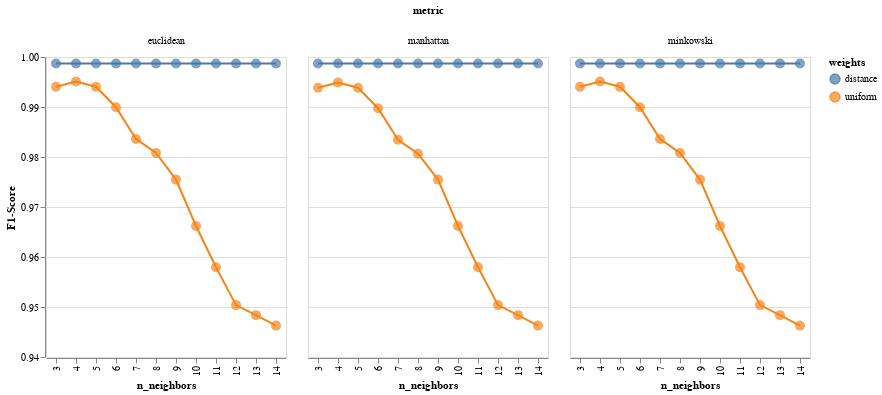

Source (notebook cell):
### Code cell
import altair as alt
import pandas as pd

# Get the results from GridSearchCV
results = pd.DataFrame(grid_search.cv_results_)

# Create a base Altair chart with line and scatter plots
base = alt.Chart(results).encode(
    x=alt.X('param_n_neighbors:O', title="n_neighbors"),  # Treat `param_n_neighbors` as ordinal for line chart
    y=alt.Y('mean_test_score:Q', title="F1-Score", scale=alt.Scale(domain=[0.94, 1])),    # Quantitative for the test score
)

# Line plot for the mean_test_score vs param_n_neighbors, colored by param_weights
line_plot = base.mark_line().encode(
    color=alt.Color('param_weights:N', title="weights"),  # Different colors for each weight type
    detail='param_weights:N'  # Ensure line segmentation by param_weights
)

# Scatter plot for the mean_test_score vs param_n_neighbors, colored by param_weights
scatter_plot = base.mark_point(filled=True, size=100).encode(
    color='param_weights:N',  # Different colors for each weight type
)

# Combine the line and scatter plots, and facet by `param_metric`
final_chart = (line_plot + scatter_plot).facet(
    column=alt.Column('param_metric:N', title="metric"),  # Separate the plots by `param_metric`
).resolve_scale(
    y='shared'  # Share the y-axis scale across facets
)

# Display the chart
final_chart

### Figure 1 — Vega-Lite specification as saved in the notebook (floating-point values rounded to 4 significant figures)
{"config": {"view": {"continuousWidth": 300, "continuousHeight": 300}}, "data": {"name": "data-143a2f8fc951ff0ee57a061b80d3c63a"}, "facet": {"column": {"field": "param_metric", "title": "metric", "type": "nominal"}}, "spec": {"layer": [{"mark": {"type": "line"}, "encoding": {"color": {"field": "param_weights", "title": "weights", "type": "nominal"}, "detail": {"field": "param_weights", "type": "nominal"}, "x": {"field": "param_n_neighbors", "title": "n_neighbors", "type": "ordinal"}, "y": {"field": "mean_test_score", "scale": {"domain": [0.94, 1]}, "title": "F1-Score", "type": "quantitative"}}}, {"mark": {"type": "point", "filled": true, "size": 100}, "encoding": {"color": {"field": "param_weights", "type": "nominal"}, "x": {"field": "param_n_neighbors", "title": "n_neighbors", "type": "ordinal"}, "y": {"field": "mean_test_score", "scale": {"domain": [0.94, 1]}, "title": "F1-Score", "type": "quantitative"}}}]}, "resolve": {"scale": {"y": "shared"}}, "$schema": "https://vega.github.io/schema/vega-lite/v5.20.1.json", "datasets": {"data-143a2f8fc951ff0ee57a061b80d3c63a": [{"mean_fit_time": 0.002703, "std_fit_time": 0.0005082, "mean_score_time": 0.01649, "std_score_time": 0.0005302, "param_metric": "euclidean", "param_n_neighbors": 3, "param_weights": "uniform", "params": {"metric": "euclidean", "n_neighbors": 3, "weights": "uniform"}, "split0_test_score": 0.9947, "split1_test_score": 1.0, "split2_test_score": 0.9818, "split3_test_score": 0.9936, "split4_test_score": 1.0, "mean_test_score": 0.994, "std_test_score": 0.006646, "rank_test_score": 42}, {"mean_fit_time": 0.003221, "std_fit_time": 0.0001856, "mean_score_time": 0.005632, "std_score_time": 0.0004987, "param_metric": "euclidean", "param_n_neighbors": 3, "param_weights": "distance", "params": {"metric": "euclidean", "n_neighbors": 3, "weights": "distance"}, "split0_test_score": 1.0, "split1_test_score": 1.0, "split2_test_score": 0.9936, "split3_test_score": 1.0, "split4_test_score": 1.0, "mean_test_score": 0.9987, "std_test_score": 0.002566, "rank_test_score": 1}, {"mean_fit_time": 0.003137, "std_fit_time": 0.0004933, "mean_score_time": 0.01694, "std_score_time": 0.0007984, "param_metric": "euclidean", "param_n_neighbors": 4, "param_weights": "uniform", "params": {"metric": "euclidean", "n_neighbors": 4, "weights": "uniform"}, "split0_test_score": 0.9947, "split1_test_score": 1.0, "split2_test_score": 0.9871, "split3_test_score": 0.9936, "split4_test_score": 1.0, "mean_test_score": 0.9951, "std_test_score": 0.004779, "rank_test_score": 37}, {"mean_fit_time": 0.003531, "std_fit_time": 0.0004767, "mean_score_time": 0.005788, "std_score_time": 0.0003083, "param_metric": "euclidean", "param_n_neighbors": 4, "param_weights": "distance", "params": {"metric": "euclidean", "n_neighbors": 4, "weights": "distance"}, "split0_test_score": 1.0, "split1_test_score": 1.0, "split2_test_score": 0.9936, "split3_test_score": 1.0, "split4_test_score": 1.0, "mean_test_score": 0.9987, "std_test_score": 0.002566, "rank_test_score": 1}, {"mean_fit_time": 0.003432, "std_fit_time": 0.0004855, "mean_score_time": 0.01482, "std_score_time": 0.0007438, "param_metric": "euclidean", "param_n_neighbors": 5, "param_weights": "uniform", "params": {"metric": "euclidean", "n_neighbors": 5, "weights": "uniform"}, "split0_test_score": 0.9895, "split1_test_score": 1.0, "split2_test_score": 0.9871, "split3_test_score": 0.9936, "split4_test_score": 1.0, "mean_test_score": 0.994, "std_test_score": 0.005286, "rank_test_score": 40}, {"mean_fit_time": 0.002902, "std_fit_time": 0.0008052, "mean_score_time": 0.004582, "std_score_time": 0.0002835, "param_metric": "euclidean", "param_n_neighbors": 5, "param_weights": "distance", "params": {"metric": "euclidean", "n_neighbors": 5, "weights": "distance"}, "split0_test_score": 1.0, "split1_test_score": 1.0, "split2_test_score": 0.9936, "split3_test_score": 1.0, "split4_test_score": 1.0, "mean_test_score": 0.9987, "std_test_score": 0.002566, "rank_test_score": 1}, {"mean_fit_time": 0.003312, "std_fit_time": 0.0005559, "mean_score_time": 0.01742, "std_score_time": 0.0009215, "param_metric": "euclidean", "param_n_neighbors": 6, "param_weights": "uniform", "params": {"metric": "euclidean", "n_neighbors": 6, "weights": "uniform"}, "split0_test_score": 0.969, "split1_test_score": 1.0, "split2_test_score": 0.9871, "split3_test_score": 0.9936, "split4_test_score": 1.0, "mean_test_score": 0.99, "std_test_score": 0.01149, "rank_test_score": 46}, {"mean_fit_time": 0.003127, "std_fit_time": 0.0001999, "mean_score_time": 0.009546, "std_score_time": 0.005282, "param_metric": "euclidean", "param_n_neighbors": 6, "param_weights": "distance", "params": {"metric": "euclidean", "n_neighbors": 6, "weights": "distance"}, "split0_test_score": 1.0, "split1_test_score": 1.0, "split2_test_score": 0.9936, "split3_test_score": 1.0, "split4_test_score": 1.0, "mean_test_score": 0.9987, "std_test_score": 0.002566, "rank_test_score": 1}, {"mean_fit_time": 0.002999, "std_fit_time": 0.0006326, "mean_score_time": 0.01777, "std_score_time": 0.001256, "param_metric": "euclidean", "param_n_neighbors": 7, "param_weights": "uniform", "params": {"metric": "euclidean", "n_neighbors": 7, "weights": "uniform"}, "split0_test_score": 0.969, "split1_test_score": 1.0, "split2_test_score": 0.9818, "split3_test_score": 0.9778, "split4_test_score": 0.9894, "mean_test_score": 0.9836, "std_test_score": 0.0105, "rank_test_score": 49}, {"mean_fit_time": 0.003599, "std_fit_time": 0.0004894, "mean_score_time": 0.006243, "std_score_time": 0.0002312, "param_metric": "euclidean", "param_n_neighbors": 7, "param_weights": "distance", "params": {"metric": "euclidean", "n_neighbors": 7, "weights": "distance"}, "split0_test_score": 1.0, "split1_test_score": 1.0, "split2_test_score": 0.9936, "split3_test_score": 1.0, "split4_test_score": 1.0, "mean_test_score": 0.9987, "std_test_score": 0.002566, "rank_test_score": 1}, {"mean_fit_time": 0.003518, "std_fit_time": 6.554e-06, "mean_score_time": 0.01697, "std_score_time": 0.0008096, "param_metric": "euclidean", "param_n_neighbors": 8, "param_weights": "uniform", "params": {"metric": "euclidean", "n_neighbors": 8, "weights": "uniform"}, "split0_test_score": 0.969, "split1_test_score": 1.0, "split2_test_score": 0.9677, "split3_test_score": 0.9778, "split4_test_score": 0.9894, "mean_test_score": 0.9808, "std_test_score": 0.01234, "rank_test_score": 52}, {"mean_fit_time": 0.003299, "std_fit_time": 0.0004031, "mean_score_time": 0.006334, "std_score_time": 0.000791, "param_metric": "euclidean", "param_n_neighbors": 8, "param_weights": "distance", "params": {"metric": "euclidean", "n_neighbors": 8, "weights": "distance"}, "split0_test_score": 1.0, "split1_test_score": 1.0, "split2_test_score": 0.9936, "split3_test_score": 1.0, "split4_test_score": 1.0, "mean_test_score": 0.9987, "std_test_score": 0.002566, "rank_test_score": 1}, {"mean_fit_time": 0.003727, "std_fit_time": 0.0006179, "mean_score_time": 0.01763, "std_score_time": 0.001836, "param_metric": "euclidean", "param_n_neighbors": 9, "param_weights": "uniform", "params": {"metric": "euclidean", "n_neighbors": 9, "weights": "uniform"}, "split0_test_score": 0.964, "split1_test_score": 1.0, "split2_test_score": 0.9571, "split3_test_score": 0.9774, "split4_test_score": 0.9789, "mean_test_score": 0.9755, "std_test_score": 0.01474, "rank_test_score": 55}, {"mean_fit_time": 0.003726, "std_fit_time": 0.0005151, "mean_score_time": 0.006808, "std_score_time": 0.0008062, "param_metric": "euclidean", "param_n_neighbors": 9, "param_weights": "distance", "params": {"metric": "euclidean", "n_neighbors": 9, "weights": "distance"}, "split0_test_score": 1.0, "split1_test_score": 1.0, "split2_test_score": 0.9936, "split3_test_score": 1.0, "split4_test_score": 1.0, "mean_test_score": 0.9987, "std_test_score": 0.002566, "rank_test_score": 1}, {"mean_fit_time": 0.004011, "std_fit_time": 0.001316, "mean_score_time": 0.02068, "std_score_time": 0.002744, "param_metric": "euclidean", "param_n_neighbors": 10, "param_weights": "uniform", "params": {"metric": "euclidean", "n_neighbors": 10, "weights": "uniform"}, "split0_test_score": 0.964, "split1_test_score": 0.987, "split2_test_score": 0.9435, "split3_test_score": 0.9644, "split4_test_score": 0.9722, "mean_test_score": 0.9662, "std_test_score": 0.01411, "rank_test_score": 58}, {"mean_fit_time": 0.003714, "std_fit_time": 0.0002345, "mean_score_time": 0.008461, "std_score_time": 0.001733, "param_metric": "euclidean", "param_n_neighbors": 10, "param_weights": "distance", "params": {"metric": "euclidean", "n_neighbors": 10, "weights": "distance"}, "split0_test_score": 1.0, "split1_test_score": 1.0, "split2_test_score": 0.9936, "split3_test_score": 1.0, "split4_test_score": 1.0, "mean_test_score": 0.9987, "std_test_score": 0.002566, "rank_test_score": 1}, {"mean_fit_time": 0.003748, "std_fit_time": 0.0002158, "mean_score_time": 0.01893, "std_score_time": 0.001428, "param_metric": "euclidean", "param_n_neighbors": 11, "param_weights": "uniform", "params": {"metric": "euclidean", "n_neighbors": 11, "weights": "uniform"}, "split0_test_score": 0.9589, "split1_test_score": 0.9714, "split2_test_score": 0.9332, "split3_test_score": 0.9644, "split4_test_score": 0.9618, "mean_test_score": 0.9579, "std_test_score": 0.01303, "rank_test_score": 61}, {"mean_fit_time": 0.00379, "std_fit_time": 0.0007885, "mean_score_time": 0.008141, "std_score_time": 0.00161, "param_metric": "euclidean", "param_n_neighbors": 11, "param_weights": "distance", "params": {"metric": "euclidean", "n_neighbors": 11, "weights": "distance"}, "split0_test_score": 1.0, "split1_test_score": 1.0, "split2_test_score": 0.9936, "split3_test_score": 1.0, "split4_test_score": 1.0, "mean_test_score": 0.9987, "std_test_score": 0.002566, "rank_test_score": 1}, {"mean_fit_time": 0.003389, "std_fit_time": 0.0003364, "mean_score_time": 0.01744, "std_score_time": 0.0003745, "param_metric": "euclidean", "param_n_neighbors": 12, "param_weights": "uniform", "params": {"metric": "euclidean", "n_neighbors": 12, "weights": "uniform"}, "split0_test_score": 0.9484, "split1_test_score": 0.9611, "split2_test_score": 0.9332, "split3_test_score": 0.9539, "split4_test_score": 0.9553, "mean_test_score": 0.9504, "std_test_score": 0.009476, "rank_test_score": 64}, {"mean_fit_time": 0.003902, "std_fit_time": 0.0009216, "mean_score_time": 0.007618, "std_score_time": 0.002013, "param_metric": "euclidean", "param_n_neighbors": 12, "param_weights": "distance", "params": {"metric": "euclidean", "n_neighbors": 12, "weights": "distance"}, "split0_test_score": 1.0, "split1_test_score": 1.0, "split2_test_score": 0.9936, "split3_test_score": 1.0, "split4_test_score": 1.0, "mean_test_score": 0.9987, "std_test_score": 0.002566, "rank_test_score": 1}, {"mean_fit_time": 0.004, "std_fit_time": 0.001097, "mean_score_time": 0.01864, "std_score_time": 0.001456, "param_metric": "euclidean", "param_n_neighbors": 13, "param_weights": "uniform", "params": {"metric": "euclidean", "n_neighbors": 13, "weights": "uniform"}, "split0_test_score": 0.9433, "split1_test_score": 0.9456, "split2_test_score": 0.9332, "split3_test_score": 0.9644, "split4_test_score": 0.9553, "mean_test_score": 0.9484, "std_test_score": 0.01064, "rank_test_score": 67}, {"mean_fit_time": 0.003475, "std_fit_time": 0.0007705, "mean_score_time": 0.006846, "std_score_time": 0.0005239, "param_metric": "euclidean", "param_n_neighbors": 13, "param_weights": "distance", "params": {"metric": "euclidean", "n_neighbors": 13, "weights": "distance"}, "split0_test_score": 1.0, "split1_test_score": 1.0, "split2_test_score": 0.9936, "split3_test_score": 1.0, "split4_test_score": 1.0, "mean_test_score": 0.9987, "std_test_score": 0.002566, "rank_test_score": 1}, {"mean_fit_time": 0.003595, "std_fit_time": 0.0003425, "mean_score_time": 0.01826, "std_score_time": 0.0006936, "param_metric": "euclidean", "param_n_neighbors": 14, "param_weights": "uniform", "params": {"metric": "euclidean", "n_neighbors": 14, "weights": "uniform"}, "split0_test_score": 0.9433, "split1_test_score": 0.9456, "split2_test_score": 0.9281, "split3_test_score": 0.9644, "split4_test_score": 0.95, "mean_test_score": 0.9463, "std_test_score": 0.01168, "rank_test_score": 70}, {"mean_fit_time": 0.003687, "std_fit_time": 0.001416, "mean_score_time": 0.007009, "std_score_time": 0.0006388, "param_metric": "euclidean", "param_n_neighbors": 14, "param_weights": "distance", "params": {"metric": "euclidean", "n_neighbors": 14, "weights": "distance"}, "split0_test_score": 1.0, "split1_test_score": 1.0, "split2_test_score": 0.9936, "split3_test_score": 1.0, "split4_test_score": 1.0, "mean_test_score": 0.9987, "std_test_score": 0.002566, "rank_test_score": 1}, {"mean_fit_time": 0.004527, "std_fit_time": 0.001297, "mean_score_time": 0.01991, "std_score_time": 0.003659, "param_metric": "manhattan", "param_n_neighbors": 3, "param_weights": "uniform", "params": {"metric": "manhattan", "n_neighbors": 3, "weights": "uniform"}, "split0_test_score": 0.9947, "split1_test_score": 1.0, "split2_test_score": 0.9814, "split3_test_score": 0.9931, "split4_test_score": 1.0, "mean_test_score": 0.9938, "std_test_score": 0.006816, "rank_test_score": 45}, {"mean_fit_time": 0.004439, "std_fit_time": 0.001172, "mean_score_time": 0.007479, "std_score_time": 0.001178, "param_metric": "manhattan", "param_n_neighbors": 3, "param_weights": "distance", "params": {"metric": "manhattan", "n_neighbors": 3, "weights": "distance"}, "split0_test_score": 1.0, "split1_test_score": 1.0, "split2_test_score": 0.9936, "split3_test_score": 1.0, "split4_test_score": 1.0, "mean_test_score": 0.9987, "std_test_score": 0.002566, "rank_test_score": 1}, {"mean_fit_time": 0.004891, "std_fit_time": 0.001436, "mean_score_time": 0.02168, "std_score_time": 0.001795, "param_metric": "manhattan", "param_n_neighbors": 4, "param_weights": "uniform", "params": {"metric": "manhattan", "n_neighbors": 4, "weights": "uniform"}, "split0_test_score": 0.9947, "split1_test_score": 1.0, "split2_test_score": 0.9866, "split3_test_score": 0.9931, "split4_test_score": 1.0, "mean_test_score": 0.9949, "std_test_score": 0.004977, "rank_test_score": 39}, {"mean_fit_time": 0.004094, "std_fit_time": 0.0004073, "mean_score_time": 0.008426, "std_score_time": 0.005009, "param_metric": "manhattan", "param_n_neighbors": 4, "param_weights": "distance", "params": {"metric": "manhattan", "n_neighbors": 4, "weights": "distance"}, "split0_test_score": 1.0, "split1_test_score": 1.0, "split2_test_score": 0.9936, "split3_test_score": 1.0, "split4_test_score": 1.0, "mean_test_score": 0.9987, "std_test_score": 0.002566, "rank_test_score": 1}, {"mean_fit_time": 0.004003, "std_fit_time": 0.001549, "mean_score_time": 0.02013, "std_score_time": 0.001283, "param_metric": "manhattan", "param_n_neighbors": 5, "param_weights": "uniform", "params": {"metric": "manhattan", "n_neighbors": 5, "weights": "uniform"}, "split0_test_score": 0.9895, "split1_test_score": 1.0, "split2_test_score": 0.9866, "split3_test_score": 0.9931, "split4_test_score": 1.0, "mean_test_score": 0.9938, "std_test_score": 0.005426, "rank_test_score": 44}, {"mean_fit_time": 0.003409, "std_fit_time": 0.0005915, "mean_score_time": 0.006303, "std_score_time": 0.0005927, "param_metric": "manhattan", "param_n_neighbors": 5, "param_weights": "distance", "params": {"metric": "manhattan", "n_neighbors": 5, "weights": "distance"}, "split0_test_score": 1.0, "split1_test_score": 1.0, "split2_test_score": 0.9936, "split3_test_score": 1.0, "split4_test_score": 1.0, "mean_test_score": 0.9987, "std_test_score": 0.002566, "rank_test_score": 1}, {"mean_fit_time": 0.004407, "std_fit_time": 0.0005843, "mean_score_time": 0.01932, "std_score_time": 0.003109, "param_metric": "manhattan", "param_n_neighbors": 6, "param_weights": "uniform", "params": {"metric": "manhattan", "n_neighbors": 6, "weights": "uniform"}, "split0_test_score": 0.969, "split1_test_score": 1.0, "split2_test_score": 0.9866, "split3_test_score": 0.9931, "split4_test_score": 1.0, "mean_test_score": 0.9898, "std_test_score": 0.01149, "rank_test_score": 48}, {"mean_fit_time": 0.0036, "std_fit_time": 0.0004906, "mean_score_time": 0.00633, "std_score_time": 0.000664, "param_metric": "manhattan", "param_n_neighbors": 6, "param_weights": "distance", "params": {"metric": "manhattan", "n_neighbors": 6, "weights": "distance"}, "split0_test_score": 1.0, "split1_test_score": 1.0, "split2_test_score": 0.9936, "split3_test_score": 1.0, "split4_test_score": 1.0, "mean_test_score": 0.9987, "std_test_score": 0.002566, "rank_test_score": 1}, {"mean_fit_time": 0.003822, "std_fit_time": 0.000495, "mean_score_time": 0.0176, "std_score_time": 0.001177, "param_metric": "manhattan", "param_n_neighbors": 7, "param_weights": "uniform", "params": {"metric": "manhattan", "n_neighbors": 7, "weights": "uniform"}, "split0_test_score": 0.969, "split1_test_score": 1.0, "split2_test_score": 0.9814, "split3_test_score": 0.9774, "split4_test_score": 0.9894, "mean_test_score": 0.9834, "std_test_score": 0.01056, "rank_test_score": 51}, {"mean_fit_time": 0.006309, "std_fit_time": 0.00428, "mean_score_time": 0.00982, "std_score_time": 0.00402, "param_metric": "manhattan", "param_n_neighbors": 7, "param_weights": "distance", "params": {"metric": "manhattan", "n_neighbors": 7, "weights": "distance"}, "split0_test_score": 1.0, "split1_test_score": 1.0, "split2_test_score": 0.9936, "split3_test_score": 1.0, "split4_test_score": 1.0, "mean_test_score": 0.9987, "std_test_score": 0.002566, "rank_test_score": 1}, {"mean_fit_time": 0.004924, "std_fit_time": 0.001798, "mean_score_time": 0.01886, "std_score_time": 0.00145, "param_metric": "manhattan", "param_n_neighbors": 8, "param_weights": "uniform", "params": {"metric": "manhattan", "n_neighbors": 8, "weights": "uniform"}, "split0_test_score": 0.969, "split1_test_score": 1.0, "split2_test_score": 0.9674, "split3_test_score": 0.9774, "split4_test_score": 0.9894, "mean_test_score": 0.9806, "std_test_score": 0.01243, "rank_test_score": 54}, {"mean_fit_time": 0.0036, "std_fit_time": 0.0004899, "mean_score_time": 0.006215, "std_score_time": 0.001084, "param_metric": "manhattan", "param_n_neighbors": 8, "param_weights": "distance", "params": {"metric": "manhattan", "n_neighbors": 8, "weights": "distance"}, "split0_test_score": 1.0, "split1_test_score": 1.0, "split2_test_score": 0.9936, "split3_test_score": 1.0, "split4_test_score": 1.0, "mean_test_score": 0.9987, "std_test_score": 0.002566, "rank_test_score": 1}, {"mean_fit_time": 0.00369, "std_fit_time": 0.0003861, "mean_score_time": 0.02004, "std_score_time": 0.001898, "param_metric": "manhattan", "param_n_neighbors": 9, "param_weights": "uniform", "params": {"metric": "manhattan", "n_neighbors": 9, "weights": "uniform"}, "split0_test_score": 0.964, "split1_test_score": 1.0, "split2_test_score": 0.9571, "split3_test_score": 0.9774, "split4_test_score": 0.9789, "mean_test_score": 0.9755, "std_test_score": 0.01474, "rank_test_score": 55}, {"mean_fit_time": 0.00335, "std_fit_time": 0.0004188, "mean_score_time": 0.006772, "std_score_time": 0.0007825, "param_metric": "manhattan", "param_n_neighbors": 9, "param_weights": "distance", "params": {"metric": "manhattan", "n_neighbors": 9, "weights": "distance"}, "split0_test_score": 1.0, "split1_test_score": 1.0, "split2_test_score": 0.9936, "split3_test_score": 1.0, "split4_test_score": 1.0, "mean_test_score": 0.9987, "std_test_score": 0.002566, "rank_test_score": 1}, {"mean_fit_time": 0.003814, "std_fit_time": 0.0005147, "mean_score_time": 0.02276, "std_score_time": 0.005314, "param_metric": "manhattan", "param_n_neighbors": 10, "param_weights": "uniform", "params": {"metric": "manhattan", "n_neighbors": 10, "weights": "uniform"}, "split0_test_score": 0.964, "split1_test_score": 0.987, "split2_test_score": 0.9435, "split3_test_score": 0.9644, "split4_test_score": 0.9722, "mean_test_score": 0.9662, "std_test_score": 0.01411, "rank_test_score": 58}, {"mean_fit_time": 0.004055, "std_fit_time": 0.000665, "mean_score_time": 0.007713, "std_score_time": 0.001871, "param_metric": "manhattan", "param_n_neighbors": 10, "param_weights": "distance", "params": {"metric": "manhattan", "n_neighbors": 10, "weights": "distance"}, "split0_test_score": 1.0, "split1_test_score": 1.0, "split2_test_score": 0.9936, "split3_test_score": 1.0, "split4_test_score": 1.0, "mean_test_score": 0.9987, "std_test_score": 0.002566, "rank_test_score": 1}, {"mean_fit_time": 0.003585, "std_fit_time": 0.0004786, "mean_score_time": 0.02127, "std_score_time": 0.002369, "param_metric": "manhattan", "param_n_neighbors": 11, "param_weights": "uniform", "params": {"metric": "manhattan", "n_neighbors": 11, "weights": "uniform"}, "split0_test_score": 0.9589, "split1_test_score": 0.9714, "split2_test_score": 0.9332, "split3_test_score": 0.9644, "split4_test_score": 0.9618, "mean_test_score": 0.9579, "std_test_score": 0.01303, "rank_test_score": 61}, {"mean_fit_time": 0.004125, "std_fit_time": 0.00132, "mean_score_time": 0.009406, "std_score_time": 0.003147, "param_metric": "manhattan", "param_n_neighbors": 11, "param_weights": "distance", "params": {"metric": "manhattan", "n_neighbors": 11, "weights": "distance"}, "split0_test_score": 1.0, "split1_test_score": 1.0, "split2_test_score": 0.9936, "split3_test_score": 1.0, "split4_test_score": 1.0, "mean_test_score": 0.9987, "std_test_score": 0.002566, "rank_test_score": 1}, {"mean_fit_time": 0.004409, "std_fit_time": 0.00117, "mean_score_time": 0.02205, "std_score_time": 0.004599, "param_metric": "manhattan", "param_n_neighbors": 12, "param_weights": "uniform", "params": {"metric": "manhattan", "n_neighbors": 12, "weights": "uniform"}, "split0_test_score": 0.9484, "split1_test_score": 0.9611, "split2_test_score": 0.9332, "split3_test_score": 0.9539, "split4_test_score": 0.9553, "mean_test_score": 0.9504, "std_test_score": 0.009476, "rank_test_score": 64}, {"mean_fit_time": 0.003982, "std_fit_time": 0.000809, "mean_score_time": 0.007255, "std_score_time": 0.001535, "param_metric": "manhattan", "param_n_neighbors": 12, "param_weights": "distance", "params": {"metric": "manhattan", "n_neighbors": 12, "weights": "distance"}, "split0_test_score": 1.0, "split1_test_score": 1.0, "split2_test_score": 0.9936, "split3_test_score": 1.0, "split4_test_score": 1.0, "mean_test_score": 0.9987, "std_test_score": 0.002566, "rank_test_score": 1}, {"mean_fit_time": 0.003399, "std_fit_time": 0.0004903, "mean_score_time": 0.01855, "std_score_time": 0.001609, "param_metric": "manhattan", "param_n_neighbors": 13, "param_weights": "uniform", "params": {"metric": "manhattan", "n_neighbors": 13, "weights": "uniform"}, "split0_test_score": 0.9433, "split1_test_score": 0.9456, "split2_test_score": 0.9332, "split3_test_score": 0.9644, "split4_test_score": 0.9553, "mean_test_score": 0.9484, "std_test_score": 0.01064, "rank_test_score": 67}, {"mean_fit_time": 0.00551, "std_fit_time": 0.001094, "mean_score_time": 0.008418, "std_score_time": 0.00136, "param_metric": "manhattan", "param_n_neighbors": 13, "param_weights": "distance", "params": {"metric": "manhattan", "n_neighbors": 13, "weights": "distance"}, "split0_test_score": 1.0, "split1_test_score": 1.0, "split2_test_score": 0.9936, "split3_test_score": 1.0, "split4_test_score": 1.0, "mean_test_score": 0.9987, "std_test_score": 0.002566, "rank_test_score": 1}, {"mean_fit_time": 0.003926, "std_fit_time": 0.0003571, "mean_score_time": 0.01983, "std_score_time": 0.002228, "param_metric": "manhattan", "param_n_neighbors": 14, "param_weights": "uniform", "params": {"metric": "manhattan", "n_neighbors": 14, "weights": "uniform"}, "split0_test_score": 0.9433, "split1_test_score": 0.9456, "split2_test_score": 0.9281, "split3_test_score": 0.9644, "split4_test_score": 0.95, "mean_test_score": 0.9463, "std_test_score": 0.01168, "rank_test_score": 70}, {"mean_fit_time": 0.003199, "std_fit_time": 0.0004013, "mean_score_time": 0.006521, "std_score_time": 1.285e-06, "param_metric": "manhattan", "param_n_neighbors": 14, "param_weights": "distance", "params": {"metric": "manhattan", "n_neighbors": 14, "weights": "distance"}, "split0_test_score": 1.0, "split1_test_score": 1.0, "split2_test_score": 0.9936, "split3_test_score": 1.0, "split4_test_score": 1.0, "mean_test_score": 0.9987, "std_test_score": 0.002566, "rank_test_score": 1}, {"mean_fit_time": 0.003573, "std_fit_time": 0.0004688, "mean_score_time": 0.01848, "std_score_time": 0.002659, "param_metric": "minkowski", "param_n_neighbors": 3, "param_weights": "uniform", "params": {"metric": "minkowski", "n_neighbors": 3, "weights": "uniform"}, "split0_test_score": 0.9947, "split1_test_score": 1.0, "split2_test_score": 0.9818, "split3_test_score": 0.9936, "split4_test_score": 1.0, "mean_test_score": 0.994, "std_test_score": 0.006646, "rank_test_score": 42}, {"mean_fit_time": 0.003532, "std_fit_time": 0.0004503, "mean_score_time": 0.006336, "std_score_time": 0.0004092, "param_metric": "minkowski", "param_n_neighbors": 3, "param_weights": "distance", "params": {"metric": "minkowski", "n_neighbors": 3, "weights": "distance"}, "split0_test_score": 1.0, "split1_test_score": 1.0, "split2_test_score": 0.9936, "split3_test_score": 1.0, "split4_test_score": 1.0, "mean_test_score": 0.9987, "std_test_score": 0.002566, "rank_test_score": 1}, {"mean_fit_time": 0.003599, "std_fit_time": 0.0004899, "mean_score_time": 0.01774, "std_score_time": 0.000606, "param_metric": "minkowski", "param_n_neighbors": 4, "param_weights": "uniform", "params": {"metric": "minkowski", "n_neighbors": 4, "weights": "uniform"}, "split0_test_score": 0.9947, "split1_test_score": 1.0, "split2_test_score": 0.9871, "split3_test_score": 0.9936, "split4_test_score": 1.0, "mean_test_score": 0.9951, "std_test_score": 0.004779, "rank_test_score": 37}, {"mean_fit_time": 0.003506, "std_fit_time": 0.001008, "mean_score_time": 0.007016, "std_score_time": 0.001342, "param_metric": "minkowski", "param_n_neighbors": 4, "param_weights": "distance", "params": {"metric": "minkowski", "n_neighbors": 4, "weights": "distance"}, "split0_test_score": 1.0, "split1_test_score": 1.0, "split2_test_score": 0.9936, "split3_test_score": 1.0, "split4_test_score": 1.0, "mean_test_score": 0.9987, "std_test_score": 0.002566, "rank_test_score": 1}, {"mean_fit_time": 0.003807, "std_fit_time": 0.0005104, "mean_score_time": 0.01954, "std_score_time": 0.001787, "param_metric": "minkowski", "param_n_neighbors": 5, "param_weights": "uniform", "params": {"metric": "minkowski", "n_neighbors": 5, "weights": "uniform"}, "split0_test_score": 0.9895, "split1_test_score": 1.0, "split2_test_score": 0.9871, "split3_test_score": 0.9936, "split4_test_score": 1.0, "mean_test_score": 0.994, "std_test_score": 0.005286, "rank_test_score": 40}, {"mean_fit_time": 0.003599, "std_fit_time": 0.001199, "mean_score_time": 0.006623, "std_score_time": 0.000667, "param_metric": "minkowski", "param_n_neighbors": 5, "param_weights": "distance", "params": {"metric": "minkowski", "n_neighbors": 5, "weights": "distance"}, "split0_test_score": 1.0, "split1_test_score": 1.0, "split2_test_score": 0.9936, "split3_test_score": 1.0, "split4_test_score": 1.0, "mean_test_score": 0.9987, "std_test_score": 0.002566, "rank_test_score": 1}, {"mean_fit_time": 0.004407, "std_fit_time": 0.001599, "mean_score_time": 0.01934, "std_score_time": 0.00263, "param_metric": "minkowski", "param_n_neighbors": 6, "param_weights": "uniform", "params": {"metric": "minkowski", "n_neighbors": 6, "weights": "uniform"}, "split0_test_score": 0.969, "split1_test_score": 1.0, "split2_test_score": 0.9871, "split3_test_score": 0.9936, "split4_test_score": 1.0, "mean_test_score": 0.99, "std_test_score": 0.01149, "rank_test_score": 46}, {"mean_fit_time": 0.003615, "std_fit_time": 0.0006631, "mean_score_time": 0.006903, "std_score_time": 0.001567, "param_metric": "minkowski", "param_n_neighbors": 6, "param_weights": "distance", "params": {"metric": "minkowski", "n_neighbors": 6, "weights": "distance"}, "split0_test_score": 1.0, "split1_test_score": 1.0, "split2_test_score": 0.9936, "split3_test_score": 1.0, "split4_test_score": 1.0, "mean_test_score": 0.9987, "std_test_score": 0.002566, "rank_test_score": 1}, {"mean_fit_time": 0.005709, "std_fit_time": 0.002914, "mean_score_time": 0.01953, "std_score_time": 0.003138, "param_metric": "minkowski", "param_n_neighbors": 7, "param_weights": "uniform", "params": {"metric": "minkowski", "n_neighbors": 7, "weights": "uniform"}, "split0_test_score": 0.969, "split1_test_score": 1.0, "split2_test_score": 0.9818, "split3_test_score": 0.9778, "split4_test_score": 0.9894, "mean_test_score": 0.9836, "std_test_score": 0.0105, "rank_test_score": 49}, {"mean_fit_time": 0.002702, "std_fit_time": 0.0007473, "mean_score_time": 0.004912, "std_score_time": 0.0009794, "param_metric": "minkowski", "param_n_neighbors": 7, "param_weights": "distance", "params": {"metric": "minkowski", "n_neighbors": 7, "weights": "distance"}, "split0_test_score": 1.0, "split1_test_score": 1.0, "split2_test_score": 0.9936, "split3_test_score": 1.0, "split4_test_score": 1.0, "mean_test_score": 0.9987, "std_test_score": 0.002566, "rank_test_score": 1}, {"mean_fit_time": 0.004013, "std_fit_time": 0.0006255, "mean_score_time": 0.01742, "std_score_time": 0.001856, "param_metric": "minkowski", "param_n_neighbors": 8, "param_weights": "uniform", "params": {"metric": "minkowski", "n_neighbors": 8, "weights": "uniform"}, "split0_test_score": 0.969, "split1_test_score": 1.0, "split2_test_score": 0.9677, "split3_test_score": 0.9778, "split4_test_score": 0.9894, "mean_test_score": 0.9808, "std_test_score": 0.01234, "rank_test_score": 52}, {"mean_fit_time": 0.003816, "std_fit_time": 0.0006054, "mean_score_time": 0.006406, "std_score_time": 0.001524, "param_metric": "minkowski", "param_n_neighbors": 8, "param_weights": "distance", "params": {"metric": "minkowski", "n_neighbors": 8, "weights": "distance"}, "split0_test_score": 1.0, "split1_test_score": 1.0, "split2_test_score": 0.9936, "split3_test_score": 1.0, "split4_test_score": 1.0, "mean_test_score": 0.9987, "std_test_score": 0.002566, "rank_test_score": 1}, {"mean_fit_time": 0.003317, "std_fit_time": 0.0006818, "mean_score_time": 0.01691, "std_score_time": 0.002011, "param_metric": "minkowski", "param_n_neighbors": 9, "param_weights": "uniform", "params": {"metric": "minkowski", "n_neighbors": 9, "weights": "uniform"}, "split0_test_score": 0.964, "split1_test_score": 1.0, "split2_test_score": 0.9571, "split3_test_score": 0.9774, "split4_test_score": 0.9789, "mean_test_score": 0.9755, "std_test_score": 0.01474, "rank_test_score": 55}, {"mean_fit_time": 0.003418, "std_fit_time": 0.000203, "mean_score_time": 0.007304, "std_score_time": 0.001668, "param_metric": "minkowski", "param_n_neighbors": 9, "param_weights": "distance", "params": {"metric": "minkowski", "n_neighbors": 9, "weights": "distance"}, "split0_test_score": 1.0, "split1_test_score": 1.0, "split2_test_score": 0.9936, "split3_test_score": 1.0, "split4_test_score": 1.0, "mean_test_score": 0.9987, "std_test_score": 0.002566, "rank_test_score": 1}, {"mean_fit_time": 0.003703, "std_fit_time": 0.0006048, "mean_score_time": 0.02093, "std_score_time": 0.003179, "param_metric": "minkowski", "param_n_neighbors": 10, "param_weights": "uniform", "params": {"metric": "minkowski", "n_neighbors": 10, "weights": "uniform"}, "split0_test_score": 0.964, "split1_test_score": 0.987, "split2_test_score": 0.9435, "split3_test_score": 0.9644, "split4_test_score": 0.9722, "mean_test_score": 0.9662, "std_test_score": 0.01411, "rank_test_score": 58}, {"mean_fit_time": 0.0032, "std_fit_time": 0.001165, "mean_score_time": 0.005502, "std_score_time": 0.001442, "param_metric": "minkowski", "param_n_neighbors": 10, "param_weights": "distance", "params": {"metric": "minkowski", "n_neighbors": 10, "weights": "distance"}, "split0_test_score": 1.0, "split1_test_score": 1.0, "split2_test_score": 0.9936, "split3_test_score": 1.0, "split4_test_score": 1.0, "mean_test_score": 0.9987, "std_test_score": 0.002566, "rank_test_score": 1}, {"mean_fit_time": 0.003806, "std_fit_time": 0.0009348, "mean_score_time": 0.01853, "std_score_time": 0.001444, "param_metric": "minkowski", "param_n_neighbors": 11, "param_weights": "uniform", "params": {"metric": "minkowski", "n_neighbors": 11, "weights": "uniform"}, "split0_test_score": 0.9589, "split1_test_score": 0.9714, "split2_test_score": 0.9332, "split3_test_score": 0.9644, "split4_test_score": 0.9618, "mean_test_score": 0.9579, "std_test_score": 0.01303, "rank_test_score": 61}, {"mean_fit_time": 0.002709, "std_fit_time": 0.0006869, "mean_score_time": 0.004402, "std_score_time": 0.001354, "param_metric": "minkowski", "param_n_neighbors": 11, "param_weights": "distance", "params": {"metric": "minkowski", "n_neighbors": 11, "weights": "distance"}, "split0_test_score": 1.0, "split1_test_score": 1.0, "split2_test_score": 0.9936, "split3_test_score": 1.0, "split4_test_score": 1.0, "mean_test_score": 0.9987, "std_test_score": 0.002566, "rank_test_score": 1}, {"mean_fit_time": 0.003508, "std_fit_time": 0.0007733, "mean_score_time": 0.01561, "std_score_time": 0.004083, "param_metric": "minkowski", "param_n_neighbors": 12, "param_weights": "uniform", "params": {"metric": "minkowski", "n_neighbors": 12, "weights": "uniform"}, "split0_test_score": 0.9484, "split1_test_score": 0.9611, "split2_test_score": 0.9332, "split3_test_score": 0.9539, "split4_test_score": 0.9553, "mean_test_score": 0.9504, "std_test_score": 0.009476, "rank_test_score": 64}, {"mean_fit_time": 0.003503, "std_fit_time": 0.0006279, "mean_score_time": 0.005816, "std_score_time": 0.001171, "param_metric": "minkowski", "param_n_neighbors": 12, "param_weights": "distance", "params": {"metric": "minkowski", "n_neighbors": 12, "weights": "distance"}, "split0_test_score": 1.0, "split1_test_score": 1.0, "split2_test_score": 0.9936, "split3_test_score": 1.0, "split4_test_score": 1.0, "mean_test_score": 0.9987, "std_test_score": 0.002566, "rank_test_score": 1}, {"mean_fit_time": 0.003302, "std_fit_time": 0.0007482, "mean_score_time": 0.01662, "std_score_time": 0.003729, "param_metric": "minkowski", "param_n_neighbors": 13, "param_weights": "uniform", "params": {"metric": "minkowski", "n_neighbors": 13, "weights": "uniform"}, "split0_test_score": 0.9433, "split1_test_score": 0.9456, "split2_test_score": 0.9332, "split3_test_score": 0.9644, "split4_test_score": 0.9553, "mean_test_score": 0.9484, "std_test_score": 0.01064, "rank_test_score": 67}, {"mean_fit_time": 0.004694, "std_fit_time": 0.001666, "mean_score_time": 0.007111, "std_score_time": 0.0014, "param_metric": "minkowski", "param_n_neighbors": 13, "param_weights": "distance", "params": {"metric": "minkowski", "n_neighbors": 13, "weights": "distance"}, "split0_test_score": 1.0, "split1_test_score": 1.0, "split2_test_score": 0.9936, "split3_test_score": 1.0, "split4_test_score": 1.0, "mean_test_score": 0.9987, "std_test_score": 0.002566, "rank_test_score": 1}, {"mean_fit_time": 0.003708, "std_fit_time": 0.001911, "mean_score_time": 0.01506, "std_score_time": 0.00467, "param_metric": "minkowski", "param_n_neighbors": 14, "param_weights": "uniform", "params": {"metric": "minkowski", "n_neighbors": 14, "weights": "uniform"}, "split0_test_score": 0.9433, "split1_test_score": 0.9456, "split2_test_score": 0.9281, "split3_test_score": 0.9644, "split4_test_score": 0.95, "mean_test_score": 0.9463, "std_test_score": 0.01168, "rank_test_score": 70}, {"mean_fit_time": 0.003708, "std_fit_time": 0.0003953, "mean_score_time": 0.00635, "std_score_time": 0.0007759, "param_metric": "minkowski", "param_n_neighbors": 14, "param_weights": "distance", "params": {"metric": "minkowski", "n_neighbors": 14, "weights": "distance"}, "split0_test_score": 1.0, "split1_test_score": 1.0, "split2_test_score": 0.9936, "split3_test_score": 1.0, "split4_test_score": 1.0, "mean_test_score": 0.9987, "std_test_score": 0.002566, "rank_test_score": 1}]}}
